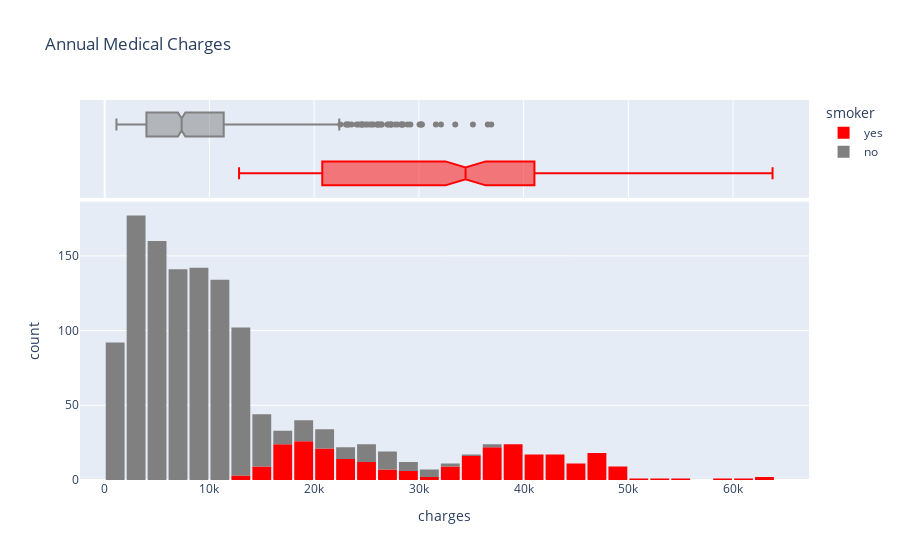

Notebook cell for this chart:
### Code cell
fig = px.histogram(hI_data, 
                   x='charges', 
                   marginal='box', 
                   color='smoker', 
                   color_discrete_sequence=['red', 'grey'], 
                   title='Annual Medical Charges')
fig.update_layout(bargap=0.1)
fig.show()

### Figure 1 — Plotly figure (JSON) as saved in the notebook; plotly's stock layout.template omitted (floating-point values rounded to 4 significant figures; data arrays with more than 128 entries replaced by an {"elided": "..."} marker saying what was removed)
{"data": [{"alignmentgroup": "True", "bingroup": "x", "hovertemplate": "smoker=yes<br>charges=%{x}<br>count=%{y}<extra></extra>", "legendgroup": "yes", "marker": {"color": "red", "pattern": {"shape": ""}}, "name": "yes", "offsetgroup": "yes", "orientation": "v", "showlegend": true, "type": "histogram", "x": {"elided": "274 float values"}, "xaxis": "x", "yaxis": "y"}, {"alignmentgroup": "True", "hovertemplate": "smoker=yes<br>charges=%{x}<extra></extra>", "legendgroup": "yes", "marker": {"color": "red"}, "name": "yes", "notched": true, "offsetgroup": "yes", "showlegend": false, "type": "box", "x": {"elided": "274 float values"}, "xaxis": "x2", "yaxis": "y2"}, {"alignmentgroup": "True", "bingroup": "x", "hovertemplate": "smoker=no<br>charges=%{x}<br>count=%{y}<extra></extra>", "legendgroup": "no", "marker": {"color": "grey", "pattern": {"shape": ""}}, "name": "no", "offsetgroup": "no", "orientation": "v", "showlegend": true, "type": "histogram", "x": {"elided": "1064 float values"}, "xaxis": "x", "yaxis": "y"}, {"alignmentgroup": "True", "hovertemplate": "smoker=no<br>charges=%{x}<extra></extra>", "legendgroup": "no", "marker": {"color": "grey"}, "name": "no", "notched": true, "offsetgroup": "no", "showlegend": false, "type": "box", "x": {"elided": "1064 float values"}, "xaxis": "x2", "yaxis": "y2"}], "layout": {"autosize": true, "bargap": 0.1, "barmode": "relative", "legend": {"title": {"text": "smoker"}, "tracegroupgap": 0}, "title": {"text": "Annual Medical Charges"}, "xaxis": {"anchor": "y", "autorange": true, "domain": [0, 1], "range": [-2359.0, 67250.0], "title": {"text": "charges"}, "type": "linear"}, "xaxis2": {"anchor": "y2", "autorange": true, "domain": [0, 1], "matches": "x", "range": [-2359.0, 67250.0], "showgrid": true, "showticklabels": false, "type": "linear"}, "yaxis": {"anchor": "x", "autorange": true, "domain": [0, 0.7326], "range": [0, 186.3], "title": {"text": "count"}}, "yaxis2": {"anchor": "x2", "autorange": true, "domain": [0.7426, 1], "matches": "y2", "range": [-0.5, 1.5], "showgrid": false, "showline": false, "showticklabels": false, "ticks": "", "type": "category"}}}
